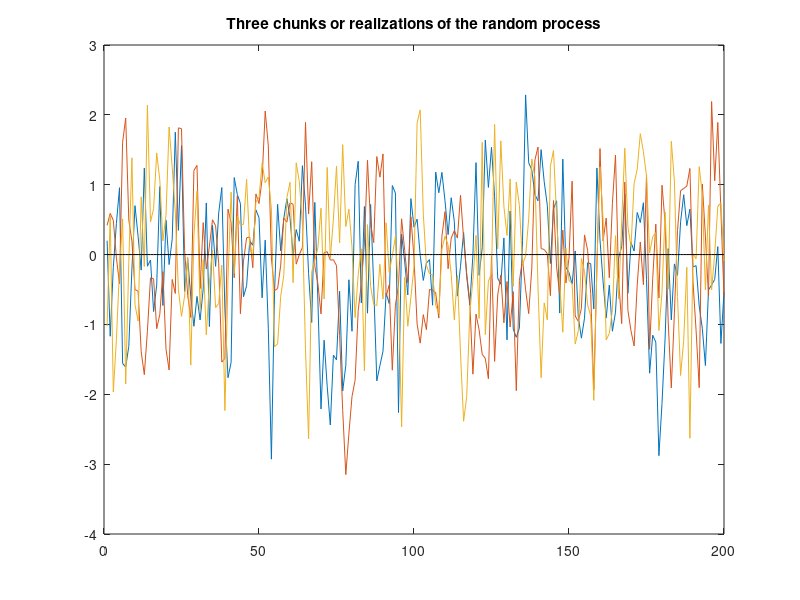
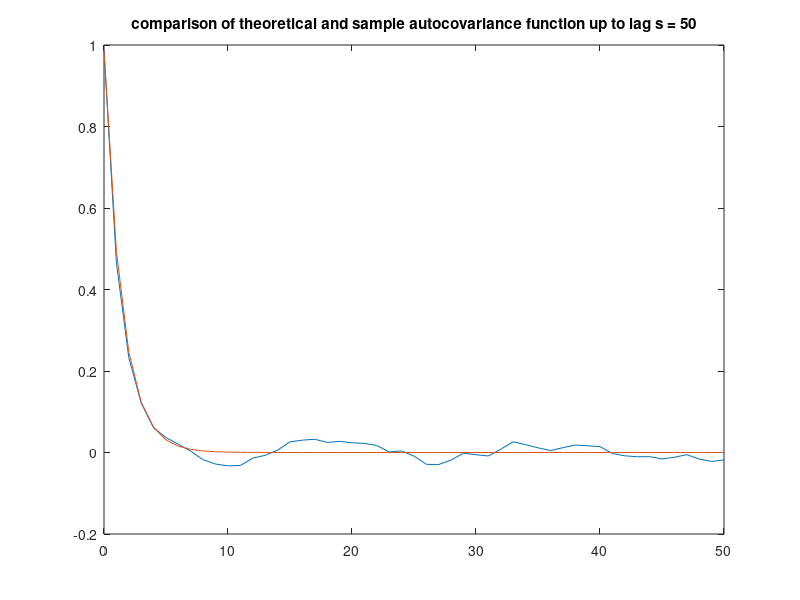

These charts were generated, in order, by the following MATLAB code:
clear all; close all
%simple AR1 random process generator
%AR1 = auto-regressive order 1
y=zeros(10001,1);
y(1)=randn(1);%random initial value
r=0.5;%try r = 0.2, 0.5, 0.9, -0.5 to explore sensitivity
for i=1:10000
    y(i+1,1)=r*y(i,1)+sqrt(1-r^2)*randn(1);%y_i+1 =r* y_i+sqrt(1-r^2)*a random part
end
dummy=1:200;%just to give me an x-axis for plotting
figure('units','normalized','outerposition',[0 0.5 1 0.5])
plot(dummy,y(1:200,1),dummy,y(201:400,1),dummy,y(9001:9200,1),dummy,zeros(200,1),'k')
title('Three chunks or realizations of the random process')
%determine statistics
%the AR1 model was set up above to produce zero mean and unit variance
mu=mean(y);
sig2=var(y);
figure
%autocovariance function
%I am calculating the sample autocovariance function based on a large
%number of pairs (9000) and comparing to the theoretical autocovariance r^s
for ilag=1:50
    cov(ilag)=sum(y(1:9000,1).*y(1+ilag:9000+ilag,1))/9000;
end
s=0:50;
plot(s,[sig2 cov],s,sig2*r.^s)
title('comparison of theoretical and sample autocovariance function up to lag s = 50')